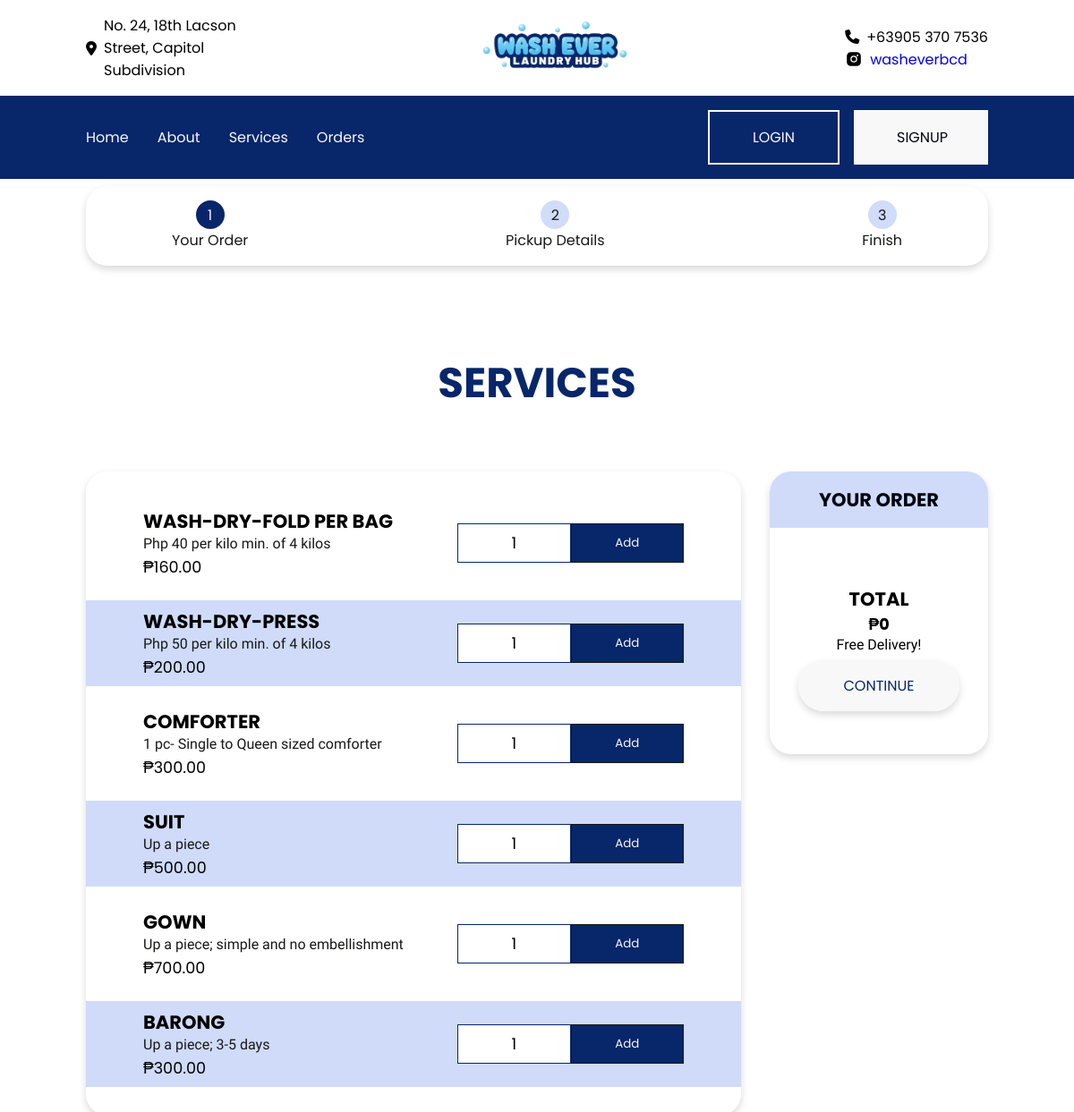
/services.php, run on the app's committed database.
### tables this page shows
CREATE TABLE `services_tbl` (
  `services_ID` int(11) NOT NULL,
  `title` varchar(111) NOT NULL,
  `info` varchar(111) NOT NULL,
  `price` decimal(10,2) NOT NULL
);

### services.php (the view, shortened to what this page needs)
<!DOCTYPE html>
<html lang="en">
<?php
require_once 'connect.php';
?>
<head>
    <link rel="stylesheet" href="https://cdnjs.cloudflare.com/ajax/libs/font-awesome/6.5.1/css/all.min.css" />
    <link rel="stylesheet" href="hero.css">
    <link rel="stylesheet" href="nav.css">
    <link rel="stylesheet" href="services.css">
</head>
<body>
    <header id="header" class="nav-section">
        <div class="top-header">
            <div class="top-header-container">
                <i class="fa-solid fa-location-dot"></i>
                <p class="location">No. 24, 18th Lacson Street, Capitol Subdivision</p>
            </div>
            <div class="app-logo">
                <a href="">
                    <img src="Logo.png" alt="">
                </a>
            </div>
            <div class="contacts">
                <div class="contacts-container">
                    <i class="fa-solid fa-phone"></i>
                    <p>+63905 370 7536</p>
                </div>
                <div class="insta">
                    <a href="#">
                        <img src="instagram-logo-fill-svgrepo-com.svg" alt="">
                        <p>washeverbcd</p>
                    </a>
                </div>
            </div>
        </div>
        <nav class="navbar">
            <div class="nav-links">
                <div>
                    <ul class="navbar-nav">
                        <li class="nav-item"> <a class="nav-link " href="index.php">Home <span class="sr-only"></span></a> </li>
                        <li class="nav-item"> <a class="nav-link " href="#passion-commitment">About <span class="sr-only"></span></a> </li>
                        <li class="nav-item"> <a class="nav-link " href="services.php">Services <span class="sr-only"></span></a> </li>
                        <li class="nav-item"> <a class="nav-link " href="order.php">Orders <span class="sr-only"></span></a> </li>
                    </ul>
                </div>
                <div class="nav-btns">
                    <?php
                    if (empty($_SESSION["user_id"]))
                    {
                        echo '<li class="nav-item login-btn"><a href="login.php" class="nav-link active login">Login</a> </li>
							  <li class="nav-item register-btn"><a href="registration.php" class="nav-link active">Signup</a> </li>';
                    } else {
                        echo  '<li class="nav-item book-laundry-btn"><a onclick="toggleMenu()" href="services.php" class="nav-link active book">Book Now</a></li>';
                        echo  '<li class="nav-item logout-btn"><a href="logout.php" class="nav-link active"><i class="fa-solid fa-arrow-right-to-bracket"></i></a> </li>';
                    }
                    ?>
                </div>
            </div>
        </nav>
    </header>
    <section class="section-header">
        <ul class="row-links">
            <li class="rowlinks active"><span>1</span><a href="categories.php">Your Order</a></li>
            <li class="rowlinks "><span>2</span><a href="menu.php?res_id=<?php echo $_GET['res_id']; ?>">Pickup Details</a></li>
            <li class="rowlinks"><span>3</span><a href="#">Finish</a></li>
        </ul>
    </section>
    <section class="menu-section">
        <div class="menu-wrapper">
            <div class="widget-heading">
                <h3 class="widget-title">
                    SERVICES
                </h3>
            </div>
            <div class="menu-container">
                <div class="menu-widget" id="2">
                    <div class="product-container" id="popular2">
                        <?php
                        $stmt = $db->prepare("SELECT * FROM services_tbl WHERE services_ID");
                        $stmt->execute();
                        $services = $stmt->get_result();
                        if (!empty($services)) {
                            foreach ($services as $service) {
                        ?>
                                <div class="form-container">
                                    <form method="post" action='services.php?ser_id=<?php echo $_GET['ser_id']; ?>&action=add&id=<?php echo $service['services_ID']; ?>'>
                                        <div class="product-desc">
                                            <div class="prod-descr">
                                                <h6 class="service-title"><?php echo $service['title']; ?></h6>
                                                <p class="desc"> <?php echo $service['info']; ?></p>
                                            </div>
                                            <div class="item-cart-info">
                                                <span class="price ">₱<?php echo $service['price']; ?></span>
                                            </div>
                                        </div>
                                        <div class="actions">
                                            <input class="count" type="text" name="quantity" value="1" />
                                            <input type="submit" class="theme-btn" value="Add" />
                                        </div>
                                    </form>
                                </div>
                        <?php
                            }
                        }
                        ?>
                    </div>
                </div>
                <div class="order-container">
                    <h3 class="order-title">
                        Your Order
                    </h3>
                    <div class="order-row">
                            <?php
                            $item_total = 0;
                            ?>
                    </div>
                    <div class="Total-body">
                        <div class="price-wrap">
                            <h1 class="total">TOTAL</h1>
                            <h3 class="value"><?php echo "₱" . $item_total; ?></h3>
                            <p>Free Delivery!</p>
                            <div class="btns-container">
                                <?php
                                if ($item_total == 0) {
                                ?>
                                    <a href="#" class="btn btn-danger btn-lg disabledbtn">Continue</a>
                                <?php
                                } else {
                                ?>
                                    <a href="details.php?ser_id=<?php echo $_GET['ser_id']; ?>&action=details" class="btn btn-success btn-lg activebtn">Continue</a>
                                <?php
                                }
                                ?>
                            </div>
                        </div>
                    </div>
                </div>
            </div>
        </div>
    </section>
</body>
</html>

### hero.css (style rules this page uses)
* { margin: 0; padding: 0; box-sizing: border-box; text-decoration: none; list-style: none; }
:root { --primary-color: #08266a; --secodary-color: #3c1f00; --dark-color: #000511; --black: #191817; --black25: #cfdbf8fb; --black10: #f8f8f8; --H1: 7.419rem; --H2: clamp(2.624rem, 3.4783vw + 0.3043rem, 5.247rem); --H3: clamp(1.856rem, 3.4783vw + 0.3043rem, 3.711rem); --H4: 2.624rem; --H5: clamp(1.313rem, 3.4783vw + 0.3043rem, 1.856rem); --H6: clamp(0.9rem, 3.4783vw + 0.3043rem, 1.313rem); }

### nav.css (style rules this page uses)
* { margin: 0; padding: 0; box-sizing: border-box; text-decoration: none; list-style: none; font-family: poppins, Arial; }
:root { --primary-color: #08266a; --secodary-color: #3c1f00; --dark-color: #000511; --black: #191817; --black25: #c7c8c9; --black10: #f8f8f8; --H1: 7.419rem; --H2: clamp(2.624rem, 3.4783vw + 0.3043rem, 5.247rem); --H3: clamp(1.856rem, 3.4783vw + 0.3043rem, 3.711rem); --H4: 2.624rem; --H5: 1.856rem; --H6: 1.313rem; }
html { scroll-behavior: smooth; }
.nav-section { position: absolute; width: 100%; background-color: #fff; z-index: 99; transition: padding 0.2s ease; }
.navbar { display: flex; justify-content: space-between; margin: 0 auto; align-items: center; padding: 16px 96px; width: 100%; background-color: var(--primary-color); }
.top-header { display: flex; align-items: center; padding: 16px 96px; justify-content: space-between; }
.app-logo img { height: 64px; }
.contacts-container, .top-header-container, .insta a { display: flex; max-width: 200px; width: 100%; align-items: center; gap: 8px; }
.insta img { height: 20px; }
.nav-btns { display: flex; }
.nav-links { display: flex; align-items: center; justify-content: space-between; gap: 32px; width: 100%; }
.nav-links ul { display: flex; gap: 32px; justify-content: space-between; width: 100%; height: 100%; }
.nav-links ul li { display: flex; gap: 16px; width: 100%; align-items: center; justify-content: center; white-space: nowrap; cursor: pointer; }
.nav-links ul li a { font-family: Poppins, Arial; color: var(--black10); }
.navbar-nav { display: flex; align-items: center; justify-content: space-between; }
.register-btn { max-width: 150px; width: 100%; text-transform: uppercase; padding: 16px 48px; background-color: var(--black10); text-align: center; cursor: pointer; display: flex; }
.login-btn { max-width: 150px; width: 100%; text-align: center; cursor: pointer; text-transform: uppercase; padding: 16px 48px; border: 2px solid var(--black10); margin-right: 16px; }
a.nav-link.active { color: var(--dark-color); font-family: Poppins, Arial; display: flex; align-items: center; justify-content: center; }
a.nav-link.login, a.nav-link.book { color: var(--black10); font-family: Poppins, Arial; display: flex; align-items: center; justify-content: center; }

### data on the page
services_tbl: title "WASH-DRY-FOLD PER BAG", info "Php 40 per kilo min. of 4 kilos", price "160.00"
services_tbl: title "WASH-DRY-PRESS", info "Php 50 per kilo min. of 4 kilos", price "200.00"
services_tbl: title "COMFORTER", info "1 pc- Single to Queen sized comforter", price "300.00"
services_tbl: title "SUIT", info "Up a piece", price "500.00"
services_tbl: title "GOWN", info "Up a piece; simple and no embellishment", price "700.00"
services_tbl: title "BARONG", info "Up a piece; 3-5 days", price "300.00"

### other printed values
$item_total "0"
